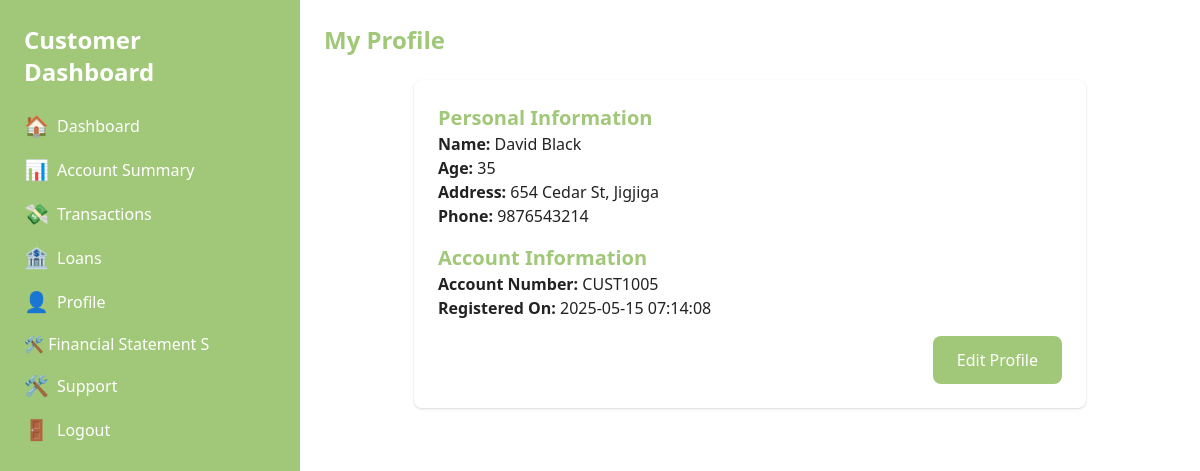
The page /customer_profile.php (signed in) on the database its author committed.
### tables this page shows
CREATE TABLE Customers (
    customer_id INT PRIMARY KEY AUTO_INCREMENT,
    name VARCHAR(100) NOT NULL,
    age INT CHECK (age >= 18),
    salary DECIMAL(10,2),
    address TEXT,
    department VARCHAR(100),
    phone_number VARCHAR(20),
    account_number VARCHAR(20) UNIQUE NOT NULL,
    balance DECIMAL(10,2) DEFAULT 0,
    registration_date TIMESTAMP DEFAULT CURRENT_TIMESTAMP
);

### customer_profile.php (the view, shortened to what this page needs)
<?php
require 'db_connection.php';
$customer_id = $_SESSION['user_id'];
$stmt = $conn->prepare("SELECT customer_id, name, age, salary, address, department, phone_number, account_number, balance, registration_date FROM Customers WHERE customer_id = ?");
$stmt->bind_param("i", $customer_id);
$stmt->execute();
$result = $stmt->get_result();
$customer = $result->fetch_assoc();
?>
<!DOCTYPE html>
<html lang="en">
<head>
    <link href="https://cdn.jsdelivr.net/npm/tailwindcss@2.2.16/dist/tailwind.min.css" rel="stylesheet" />
    <link href="styles.css" rel="stylesheet" />
</head>
<body class="bg-2 text-color2">
    <div class="hidden md:flex md:h-screen">
        <aside class="hidden md:block md:w-1/4 bg-primary text-white max-h-screen p-6 sticky top-0">
            <h2 class="text-2xl font-bold mb-6">Customer Dashboard</h2>
            <nav>
                <ul>
                    <li class="mb-4">
                        <a href="customer_dashboard.php" class="hover:text-color3 flex items-center">
                            <span class="mr-2 text-xl">🏠</span>Dashboard
                        </a>
                    </li>
                    <li class="mb-4">
                        <a href="account_summary.php" class="hover:text-color3 flex items-center">
                            <span class="mr-2 text-xl">📊</span>Account Summary
                        </a>
                    </li>
                    <li class="mb-4">
                        <a href="transactions.php" class="hover:text-color3 flex items-center">
                            <span class="mr-2 text-xl">💸</span>Transactions
                        </a>
                    </li>
                    <li class="mb-4">
                        <a href="loans.php" class="hover:text-color3 flex items-center">
                            <span class="mr-2 text-xl">🏦</span>Loans
                        </a>
                    </li>
                    <li class="mb-4">
                        <a href="customer_profile.php" class="hover:text-color3 flex items-center">
                            <span class="mr-2 text-xl">👤</span>Profile
                        </a>
                    </li>
                    <li class="mb-4"><a href="financial_statement_report.php" class="hover:text-color3">🛠
                            Financial Statement
                            S</a>
                    </li>
                    <li class="mb-4">
                        <a href="support.php" class="hover:text-color3 flex items-center">
                            <span class="mr-2 text-xl">🛠</span>Support
                        </a>
                    </li>
                    <li class="mb-4">
                        <a href="logout.php" class="hover:text-color3 flex items-center">
                            <span class="mr-2 text-xl">🚪</span>Logout
                        </a>
                    </li>
                </ul>
            </nav>
        </aside>
        <main class="w-full md:w-3/4 p-6">
            <h1 class="text-2xl font-bold text-color3 mb-6">My Profile</h1>
            <?php if (!$customer): ?>
            <div class="bg-white p-6 rounded-lg shadow text-center">
                <p>Profile details not found. Please contact support.</p>
            </div>
            <?php else: ?>
            <div class="bg-white p-6 rounded-lg shadow max-w-2xl mx-auto">
                <div class="mb-4">
                    <h2 class="text-xl font-bold text-color3">Personal Information</h2>
                    <p><strong>Name:</strong> <?php echo htmlspecialchars($customer['name']?? ''); ?></p>
                    <p><strong>Age:</strong> <?php echo htmlspecialchars($customer['age'] ?? ''); ?></p>
                    <p><strong>Address:</strong> <?php echo nl2br(htmlspecialchars($customer['address'] ?? '')); ?></p>
                    <p><strong>Phone:</strong> <?php echo htmlspecialchars($customer['phone_number']?? ''); ?></p>
                </div>
                <div class="mb-4">
                    <h2 class="text-xl font-bold text-color3">Account Information</h2>
                    <p><strong>Account Number:</strong>
                        <?php echo htmlspecialchars($customer['account_number']?? ''); ?></p>
                    <p><strong>Registered On:</strong>
                        <?php echo htmlspecialchars($customer['registration_date']?? ''); ?>
                    </p>
                </div>
                <div class="flex justify-end">
                    <a href="update_customer_profile.php"
                        class="bg-primary text-white px-6 py-3 rounded-lg hover:bg-color3 transition-all">
                        Edit Profile
                    </a>
                </div>
            </div>
            <?php endif; ?>
        </main>
    </div>
</body>
</html>

### styles.css (style rules this page uses)
:root { --primary-color: #a0c878; --secondary-color: #ddeb9d; --color2-color: #fafge9; --color3-color: #fffdfg; --color4-color: #333; --color5-color: #222; }
.bg-primary { background-color: var(--primary-color); }
.bg-2 { background-color: var(--color2-color); }
.text-color2 { color: var(--color5-color); }
.text-color3 { color: var(--primary-color); }
body { background-color: var(--color3-color); }

### rows shown on the page
customers: name "David Black", age "35", address "654 Cedar St, Jigjiga", phone_number "9876543214", account_number "CUST1005", registration_date "2025-05-15 07:14:08"
